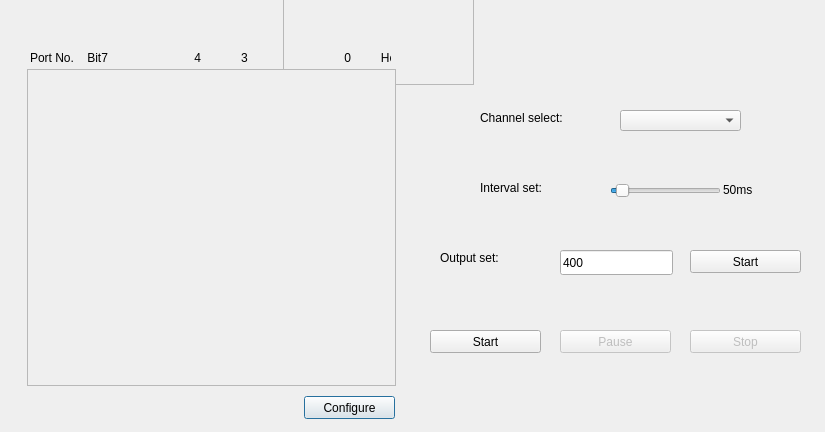
<?xml version="1.0" encoding="UTF-8"?>
<ui version="4.0">
 <class>StaticDOClass</class>
 <widget class="QDialog" name="StaticDOClass">
  <property name="geometry">
   <rect>
    <x>0</x>
    <y>0</y>
    <width>825</width>
    <height>432</height>
   </rect>
  </property>
  <property name="minimumSize">
   <size>
    <width>470</width>
    <height>432</height>
   </size>
  </property>
  <property name="windowTitle">
   <string>Static DO</string>
  </property>
  <widget class="QFrame" name="background">
   <property name="geometry">
    <rect>
     <x>283</x>
     <y>-6</y>
     <width>191</width>
     <height>91</height>
    </rect>
   </property>
   <property name="minimumSize">
    <size>
     <width>191</width>
     <height>91</height>
    </size>
   </property>
   <property name="autoFillBackground">
    <bool>false</bool>
   </property>
   <property name="styleSheet">
    <string notr="true">QFrame#background{background-image:url(:/StaticDO/Resources/Background.png)}</string>
   </property>
   <property name="frameShape">
    <enum>QFrame::StyledPanel</enum>
   </property>
   <property name="frameShadow">
    <enum>QFrame::Raised</enum>
   </property>
  </widget>
  <widget class="QScrollArea" name="scrollArea">
   <property name="geometry">
    <rect>
     <x>27</x>
     <y>69</y>
     <width>369</width>
     <height>317</height>
    </rect>
   </property>
   <property name="minimumSize">
    <size>
     <width>369</width>
     <height>317</height>
    </size>
   </property>
   <property name="maximumSize">
    <size>
     <width>369</width>
     <height>317</height>
    </size>
   </property>
   <property name="sizeIncrement">
    <size>
     <width>369</width>
     <height>317</height>
    </size>
   </property>
   <property name="horizontalScrollBarPolicy">
    <enum>Qt::ScrollBarAlwaysOff</enum>
   </property>
   <property name="widgetResizable">
    <bool>false</bool>
   </property>
   <widget class="QWidget" name="scrollAreaWidgetContents">
    <property name="geometry">
     <rect>
      <x>0</x>
      <y>0</y>
      <width>341</width>
      <height>0</height>
     </rect>
    </property>
    <property name="minimumSize">
     <size>
      <width>341</width>
      <height>0</height>
     </size>
    </property>
   </widget>
  </widget>
  <widget class="QPushButton" name="btnConfig">
   <property name="geometry">
    <rect>
     <x>304</x>
     <y>396</y>
     <width>91</width>
     <height>23</height>
    </rect>
   </property>
   <property name="minimumSize">
    <size>
     <width>75</width>
     <height>23</height>
    </size>
   </property>
   <property name="text">
    <string>Configure</string>
   </property>
  </widget>
  <widget class="QLabel" name="label">
   <property name="geometry">
    <rect>
     <x>30</x>
     <y>50</y>
     <width>361</width>
     <height>16</height>
    </rect>
   </property>
   <property name="minimumSize">
    <size>
     <width>361</width>
     <height>16</height>
    </size>
   </property>
   <property name="maximumSize">
    <size>
     <width>361</width>
     <height>16</height>
    </size>
   </property>
   <property name="text">
    <string>Port No.    Bit7                          4            3                             0         Hex</string>
   </property>
  </widget>
  <widget class="QPushButton" name="btnStop">
   <property name="enabled">
    <bool>false</bool>
   </property>
   <property name="geometry">
    <rect>
     <x>690</x>
     <y>330</y>
     <width>111</width>
     <height>23</height>
    </rect>
   </property>
   <property name="text">
    <string>Stop</string>
   </property>
   <property name="autoDefault">
    <bool>false</bool>
   </property>
  </widget>
  <widget class="QPushButton" name="btnPause">
   <property name="enabled">
    <bool>false</bool>
   </property>
   <property name="geometry">
    <rect>
     <x>560</x>
     <y>330</y>
     <width>111</width>
     <height>23</height>
    </rect>
   </property>
   <property name="text">
    <string>Pause</string>
   </property>
   <property name="autoDefault">
    <bool>false</bool>
   </property>
  </widget>
  <widget class="QPushButton" name="btnStart">
   <property name="enabled">
    <bool>true</bool>
   </property>
   <property name="geometry">
    <rect>
     <x>430</x>
     <y>330</y>
     <width>111</width>
     <height>23</height>
    </rect>
   </property>
   <property name="text">
    <string>Start</string>
   </property>
  </widget>
  <widget class="QLabel" name="timerFreqLabel">
   <property name="geometry">
    <rect>
     <x>723</x>
     <y>182</y>
     <width>41</width>
     <height>16</height>
    </rect>
   </property>
   <property name="minimumSize">
    <size>
     <width>41</width>
     <height>16</height>
    </size>
   </property>
   <property name="maximumSize">
    <size>
     <width>41</width>
     <height>16</height>
    </size>
   </property>
   <property name="text">
    <string>50ms</string>
   </property>
  </widget>
  <widget class="QSlider" name="timerTrackBar">
   <property name="geometry">
    <rect>
     <x>610</x>
     <y>180</y>
     <width>111</width>
     <height>21</height>
    </rect>
   </property>
   <property name="minimum">
    <number>1</number>
   </property>
   <property name="maximum">
    <number>1000</number>
   </property>
   <property name="value">
    <number>50</number>
   </property>
   <property name="orientation">
    <enum>Qt::Horizontal</enum>
   </property>
  </widget>
  <widget class="QComboBox" name="FFTChoose">
   <property name="geometry">
    <rect>
     <x>620</x>
     <y>110</y>
     <width>121</width>
     <height>21</height>
    </rect>
   </property>
  </widget>
  <widget class="QLineEdit" name="txtPointCount">
   <property name="geometry">
    <rect>
     <x>560</x>
     <y>250</y>
     <width>113</width>
     <height>25</height>
    </rect>
   </property>
   <property name="minimumSize">
    <size>
     <width>113</width>
     <height>25</height>
    </size>
   </property>
   <property name="text">
    <string>400</string>
   </property>
  </widget>
  <widget class="QPushButton" name="btnStart2">
   <property name="enabled">
    <bool>true</bool>
   </property>
   <property name="geometry">
    <rect>
     <x>690</x>
     <y>250</y>
     <width>111</width>
     <height>23</height>
    </rect>
   </property>
   <property name="text">
    <string>Start</string>
   </property>
  </widget>
  <widget class="QLabel" name="label_2">
   <property name="geometry">
    <rect>
     <x>480</x>
     <y>110</y>
     <width>121</width>
     <height>16</height>
    </rect>
   </property>
   <property name="text">
    <string>Channel select:</string>
   </property>
  </widget>
  <widget class="QLabel" name="label_3">
   <property name="geometry">
    <rect>
     <x>480</x>
     <y>180</y>
     <width>111</width>
     <height>16</height>
    </rect>
   </property>
   <property name="text">
    <string>Interval set:</string>
   </property>
  </widget>
  <widget class="QLabel" name="label_4">
   <property name="geometry">
    <rect>
     <x>440</x>
     <y>250</y>
     <width>111</width>
     <height>16</height>
    </rect>
   </property>
   <property name="text">
    <string>Output set:</string>
   </property>
  </widget>
 </widget>
 <layoutdefault spacing="6" margin="11"/>
 <resources/>
 <connections/>
</ui>
